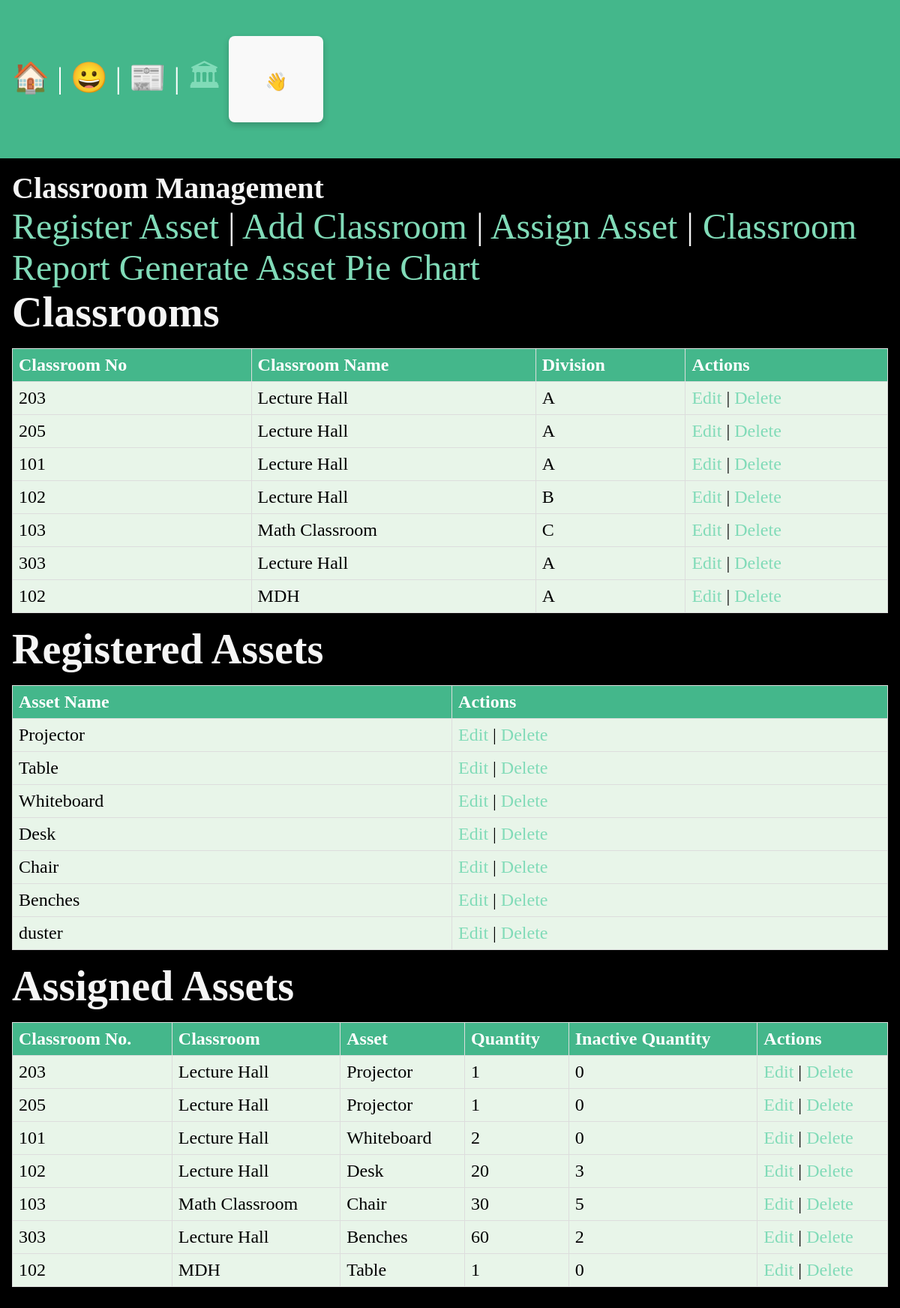
The app's page /college_asset/classroom_list/ (signed in) with its own data.
### college_asset/models.py (models this page shows, shortened)
class Classroom(models.Model):
    classroom_id = models.AutoField(primary_key=True)
    classroom_no = models.IntegerField()
    classroom_name = models.CharField(max_length=255)
    division = models.CharField(max_length=10)

class RegisteredAsset(models.Model):
    asset_id = models.AutoField(primary_key=True)
    asset_name = models.CharField(max_length=255)

class ClassroomAsset(models.Model):
    classroom_asset_id = models.AutoField(primary_key=True)
    classroom = models.ForeignKey(Classroom, on_delete=models.CASCADE)
    asset = models.ForeignKey(RegisteredAsset, on_delete=models.CASCADE)
    quantity = models.IntegerField()
    inactive_quantity = models.CharField(max_length=255, blank=True, null=True)

### college_asset/views.py (the view)
# urls.py: path('classroom_list/', views.classroom_list, name='classroom_list'),
def classroom_list(request):
    classrooms = Classroom.objects.all()
    classroom_assets = ClassroomAsset.objects.all()
    registered_assets = RegisteredAsset.objects.all()
    return render(request, 'classroom/classroom_list.html', {'classrooms': classrooms, 'classroom_assets': classroom_assets, 'registered_assets': registered_assets})

### college_asset/templates/classroom/classroom_list.html
{% extends 'layout.html' %}
{% block content %}
    <h2>Classroom Management</h2>
    <a href="{% url 'college_asset:register_asset' %}">Register Asset</a> |
    <a href="{% url 'college_asset:add_classroom' %}">Add Classroom</a> |
    <a href="{% url 'college_asset:assign_asset' %}">Assign Asset</a> |
    <a href="{% url 'college_asset:classroom_report' %}">Classroom Report</a>
    <a href="{% url 'college_asset:asset_pie_chart' %}" class="btn btn-primary">Generate Asset Pie Chart</a>
    <h3>Classrooms</h3>
    <table>
        <thead>
            <tr>
                <th>Classroom No</th>
                <th>Classroom Name</th>
                <th>Division</th>
                <th>Actions</th>
            </tr>
        </thead>
        <tbody>
            {% for classroom in classrooms %}
                <tr>
                    <td>{{ classroom.classroom_no }}</td>
                    <td>{{ classroom.classroom_name }}</td>
                    <td>{{ classroom.division }}</td>
                    <td>
                        <a href="{% url 'college_asset:edit_classroom' classroom.classroom_id %}">Edit</a> |
                        <a href="{% url 'college_asset:delete_classroom' classroom.classroom_id %}">Delete</a>
                    </td>
                </tr>
            {% empty %}
                <tr>
                    <td colspan="4">No classrooms found.</td>
                </tr>
            {% endfor %}
        </tbody>
    </table>
    <h3>Registered Assets</h3>
    <table>
        <thead>
            <tr>
                <th>Asset Name</th>
                <th>Actions</th>
            </tr>
        </thead>
        <tbody>
            {% for asset in registered_assets %}
                <tr>
                    <td>{{ asset.asset_name }}</td>
                    <td>
                        <a href="{% url 'college_asset:edit_asset' asset.asset_id %}">Edit</a> |
                        <a href="{% url 'college_asset:delete_asset' asset.asset_id %}">Delete</a>
                    </td>
                </tr>
            {% empty %}
                <tr>
                    <td colspan="2">No assets found.</td>
                </tr>
            {% endfor %}
        </tbody>
    </table>
    <h3>Assigned Assets</h3>
    <table>
        <thead>
            <tr>
                <th>Classroom No.</th>
                <th>Classroom</th>
                <th>Asset</th>
                <th>Quantity</th>
                <th>Inactive Quantity</th>
                <th>Actions</th>
            </tr>
        </thead>
        <tbody>
            {% for classroom_asset in classroom_assets %}
                <tr>
                    <td>{{ classroom_asset.classroom.classroom_no }}</td>
                    <td>{{ classroom_asset.classroom.classroom_name }}</td>
                    <td>{{ classroom_asset.asset.asset_name }}</td>
                    <td>{{ classroom_asset.quantity }}</td>
                    <td>{{ classroom_asset.inactive_quantity }}</td>
                    <td>
                        <a href="{% url 'college_asset:edit_classroom_asset' classroom_asset.classroom_asset_id %}">Edit</a> |
                        <a href="{% url 'college_asset:delete_classroom_asset' classroom_asset.classroom_asset_id %}">Delete</a>
                    </td>
                </tr>
            {% empty %}
                <tr>
                    <td colspan="6">No assigned assets found.</td>
                </tr>
            {% endfor %}
        </tbody>
    </table>
{% endblock %}

### static/css/style.css (style rules this page uses)
* { margin: 0; padding: 0; box-sizing: border-box; }
body { min-height: 100vh; background-color: black; color: whitesmoke; font-size: 3rem; }
h1, h2 { font-size: 2.5rem; }
a { text-decoration: none; color: #81dbb8; }
table { width: 100%; border-collapse: collapse; margin: 1rem 0; font-size: 1.5rem; text-align: left; color: black; background-color: white; }
th, td { border: 1px solid #ddd; padding: 0.5rem; }
th { background-color: #44B78B; color: white; }
tr:nth-child(even) { background-color: #f2f2f2; }
td { background-color: #e8f5e9; color: black; }

### records on screen
Classroom: classroom_no "203", classroom_name "Lecture Hall", division "A"
Classroom: classroom_no "205", classroom_name "Lecture Hall", division "A"
Classroom: classroom_no "101", classroom_name "Lecture Hall", division "A"
Classroom: classroom_no "102", classroom_name "Lecture Hall", division "B"
Classroom: classroom_no "103", classroom_name "Math Classroom", division "C"
Classroom: classroom_no "303", classroom_name "Lecture Hall", division "A"
Classroom: classroom_no "102", classroom_name "MDH", division "A"
RegisteredAsset: asset_name "Projector"
RegisteredAsset: asset_name "Table"
RegisteredAsset: asset_name "Whiteboard"
RegisteredAsset: asset_name "Desk"
RegisteredAsset: asset_name "Chair"
RegisteredAsset: asset_name "Benches"
RegisteredAsset: asset_name "duster"
ClassroomAsset: classroom.classroom_no "203", classroom.classroom_name "Lecture Hall", asset.asset_name "Projector", quantity "1", inactive_quantity "0"
ClassroomAsset: classroom.classroom_no "205", classroom.classroom_name "Lecture Hall", asset.asset_name "Projector", quantity "1", inactive_quantity "0"
ClassroomAsset: classroom.classroom_no "101", classroom.classroom_name "Lecture Hall", asset.asset_name "Whiteboard", quantity "2", inactive_quantity "0"
ClassroomAsset: classroom.classroom_no "102", classroom.classroom_name "Lecture Hall", asset.asset_name "Desk", quantity "20", inactive_quantity "3"
ClassroomAsset: classroom.classroom_no "103", classroom.classroom_name "Math Classroom", asset.asset_name "Chair", quantity "30", inactive_quantity "5"
ClassroomAsset: classroom.classroom_no "303", classroom.classroom_name "Lecture Hall", asset.asset_name "Benches", quantity "60", inactive_quantity "2"
ClassroomAsset: classroom.classroom_no "102", classroom.classroom_name "MDH", asset.asset_name "Table", quantity "1", inactive_quantity "0"
